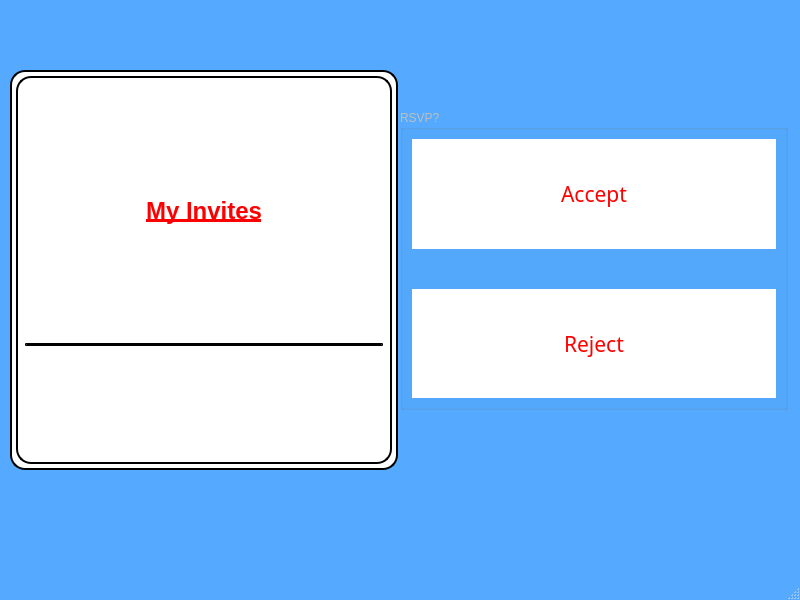
<?xml version="1.0" encoding="UTF-8"?>
<ui version="4.0">
 <class>MainWindow</class>
 <widget class="QMainWindow" name="MainWindow">
  <property name="geometry">
   <rect>
    <x>0</x>
    <y>0</y>
    <width>800</width>
    <height>600</height>
   </rect>
  </property>
  <property name="palette">
   <palette>
    <active>
     <colorrole role="Base">
      <brush brushstyle="SolidPattern">
       <color alpha="255">
        <red>85</red>
        <green>170</green>
        <blue>255</blue>
       </color>
      </brush>
     </colorrole>
     <colorrole role="Window">
      <brush brushstyle="SolidPattern">
       <color alpha="255">
        <red>85</red>
        <green>170</green>
        <blue>255</blue>
       </color>
      </brush>
     </colorrole>
    </active>
    <inactive>
     <colorrole role="Base">
      <brush brushstyle="SolidPattern">
       <color alpha="255">
        <red>85</red>
        <green>170</green>
        <blue>255</blue>
       </color>
      </brush>
     </colorrole>
     <colorrole role="Window">
      <brush brushstyle="SolidPattern">
       <color alpha="255">
        <red>85</red>
        <green>170</green>
        <blue>255</blue>
       </color>
      </brush>
     </colorrole>
    </inactive>
    <disabled>
     <colorrole role="Base">
      <brush brushstyle="SolidPattern">
       <color alpha="255">
        <red>85</red>
        <green>170</green>
        <blue>255</blue>
       </color>
      </brush>
     </colorrole>
     <colorrole role="Window">
      <brush brushstyle="SolidPattern">
       <color alpha="255">
        <red>85</red>
        <green>170</green>
        <blue>255</blue>
       </color>
      </brush>
     </colorrole>
    </disabled>
   </palette>
  </property>
  <property name="windowTitle">
   <string>MainWindow</string>
  </property>
  <widget class="QWidget" name="centralwidget">
   <widget class="QScrollArea" name="myEvents">
    <property name="enabled">
     <bool>true</bool>
    </property>
    <property name="geometry">
     <rect>
      <x>10</x>
      <y>70</y>
      <width>388</width>
      <height>400</height>
     </rect>
    </property>
    <property name="sizePolicy">
     <sizepolicy hsizetype="Expanding" vsizetype="Fixed">
      <horstretch>0</horstretch>
      <verstretch>0</verstretch>
     </sizepolicy>
    </property>
    <property name="minimumSize">
     <size>
      <width>0</width>
      <height>400</height>
     </size>
    </property>
    <property name="baseSize">
     <size>
      <width>0</width>
      <height>400</height>
     </size>
    </property>
    <property name="palette">
     <palette>
      <active>
       <colorrole role="Button">
        <brush brushstyle="SolidPattern">
         <color alpha="255">
          <red>255</red>
          <green>255</green>
          <blue>255</blue>
         </color>
        </brush>
       </colorrole>
       <colorrole role="Base">
        <brush brushstyle="SolidPattern">
         <color alpha="255">
          <red>255</red>
          <green>255</green>
          <blue>255</blue>
         </color>
        </brush>
       </colorrole>
       <colorrole role="Window">
        <brush brushstyle="SolidPattern">
         <color alpha="255">
          <red>255</red>
          <green>255</green>
          <blue>255</blue>
         </color>
        </brush>
       </colorrole>
      </active>
      <inactive>
       <colorrole role="Button">
        <brush brushstyle="SolidPattern">
         <color alpha="255">
          <red>255</red>
          <green>255</green>
          <blue>255</blue>
         </color>
        </brush>
       </colorrole>
       <colorrole role="Base">
        <brush brushstyle="SolidPattern">
         <color alpha="255">
          <red>255</red>
          <green>255</green>
          <blue>255</blue>
         </color>
        </brush>
       </colorrole>
       <colorrole role="Window">
        <brush brushstyle="SolidPattern">
         <color alpha="255">
          <red>255</red>
          <green>255</green>
          <blue>255</blue>
         </color>
        </brush>
       </colorrole>
      </inactive>
      <disabled>
       <colorrole role="Button">
        <brush brushstyle="SolidPattern">
         <color alpha="255">
          <red>255</red>
          <green>255</green>
          <blue>255</blue>
         </color>
        </brush>
       </colorrole>
       <colorrole role="Base">
        <brush brushstyle="SolidPattern">
         <color alpha="255">
          <red>255</red>
          <green>255</green>
          <blue>255</blue>
         </color>
        </brush>
       </colorrole>
       <colorrole role="Window">
        <brush brushstyle="SolidPattern">
         <color alpha="255">
          <red>255</red>
          <green>255</green>
          <blue>255</blue>
         </color>
        </brush>
       </colorrole>
      </disabled>
     </palette>
    </property>
    <property name="autoFillBackground">
     <bool>false</bool>
    </property>
    <property name="styleSheet">
     <string notr="true">background-color: white;
border-style: outset;
border-width: 2px;
border-radius: 15px;
border-color: black;
padding: 4px;
</string>
    </property>
    <property name="widgetResizable">
     <bool>true</bool>
    </property>
    <widget class="QWidget" name="scrollAreaWidgetContents">
     <property name="geometry">
      <rect>
       <x>0</x>
       <y>0</y>
       <width>376</width>
       <height>388</height>
      </rect>
     </property>
     <layout class="QVBoxLayout" name="verticalLayout_2">
      <item>
       <widget class="QLabel" name="label_myEvents">
        <property name="enabled">
         <bool>true</bool>
        </property>
        <property name="sizePolicy">
         <sizepolicy hsizetype="Expanding" vsizetype="Fixed">
          <horstretch>0</horstretch>
          <verstretch>0</verstretch>
         </sizepolicy>
        </property>
        <property name="styleSheet">
         <string notr="true">border: 0;
color: red;
font: 24pt &quot;MV Boli&quot;;</string>
        </property>
        <property name="text">
         <string>&lt;html&gt;&lt;head/&gt;&lt;body&gt;&lt;p&gt;&lt;span style=&quot; font-size:18pt; font-weight:700; text-decoration: underline; color:#ff0000;&quot;&gt;My Invites&lt;/span&gt;&lt;/p&gt;&lt;/body&gt;&lt;/html&gt;</string>
        </property>
        <property name="alignment">
         <set>Qt::AlignmentFlag::AlignCenter</set>
        </property>
       </widget>
      </item>
      <item>
       <widget class="Line" name="line">
        <property name="enabled">
         <bool>true</bool>
        </property>
        <property name="orientation">
         <enum>Qt::Orientation::Horizontal</enum>
        </property>
       </widget>
      </item>
     </layout>
    </widget>
   </widget>
   <widget class="QGroupBox" name="groupBox">
    <property name="enabled">
     <bool>false</bool>
    </property>
    <property name="geometry">
     <rect>
      <x>400</x>
      <y>110</y>
      <width>388</width>
      <height>300</height>
     </rect>
    </property>
    <property name="sizePolicy">
     <sizepolicy hsizetype="Expanding" vsizetype="Fixed">
      <horstretch>0</horstretch>
      <verstretch>0</verstretch>
     </sizepolicy>
    </property>
    <property name="minimumSize">
     <size>
      <width>50</width>
      <height>300</height>
     </size>
    </property>
    <property name="baseSize">
     <size>
      <width>100</width>
      <height>0</height>
     </size>
    </property>
    <property name="autoFillBackground">
     <bool>false</bool>
    </property>
    <property name="styleSheet">
     <string notr="true">QGroupBox#theBox {border:0;};
border:0;</string>
    </property>
    <property name="title">
     <string>RSVP?</string>
    </property>
    <property name="alignment">
     <set>Qt::AlignmentFlag::AlignJustify|Qt::AlignmentFlag::AlignTop</set>
    </property>
    <property name="flat">
     <bool>true</bool>
    </property>
    <property name="checkable">
     <bool>false</bool>
    </property>
    <layout class="QVBoxLayout" name="verticalLayout">
     <property name="spacing">
      <number>40</number>
     </property>
     <item>
      <widget class="QPushButton" name="pushButton">
       <property name="enabled">
        <bool>false</bool>
       </property>
       <property name="sizePolicy">
        <sizepolicy hsizetype="Expanding" vsizetype="Expanding">
         <horstretch>0</horstretch>
         <verstretch>0</verstretch>
        </sizepolicy>
       </property>
       <property name="baseSize">
        <size>
         <width>100</width>
         <height>100</height>
        </size>
       </property>
       <property name="font">
        <font>
         <family>MV Boli</family>
         <pointsize>16</pointsize>
         <italic>false</italic>
         <bold>false</bold>
        </font>
       </property>
       <property name="focusPolicy">
        <enum>Qt::FocusPolicy::StrongFocus</enum>
       </property>
       <property name="styleSheet">
        <string notr="true">QPushButton {
border: 10;
border-radius: 56;
border-color: grey;
color: red;
font: 16pt &quot;MV Boli&quot;;
background: white;
}
QPushButton:hover {
            background: rgb(0, 0, 127);
}</string>
       </property>
       <property name="text">
        <string>Accept</string>
       </property>
       <property name="autoDefault">
        <bool>false</bool>
       </property>
       <property name="default">
        <bool>false</bool>
       </property>
       <property name="flat">
        <bool>false</bool>
       </property>
      </widget>
     </item>
     <item>
      <widget class="QPushButton" name="pushButton_2">
       <property name="enabled">
        <bool>false</bool>
       </property>
       <property name="sizePolicy">
        <sizepolicy hsizetype="Expanding" vsizetype="Expanding">
         <horstretch>0</horstretch>
         <verstretch>0</verstretch>
        </sizepolicy>
       </property>
       <property name="font">
        <font>
         <family>MV Boli</family>
         <pointsize>16</pointsize>
         <italic>false</italic>
         <bold>false</bold>
        </font>
       </property>
       <property name="styleSheet">
        <string notr="true">QPushButton {
border: 10;
border-radius: 56;
border-color: grey;
color: red;
font: 16pt &quot;MV Boli&quot;;
background: white;
}
QPushButton:hover {
            background: rgb(0, 0, 127);
}</string>
       </property>
       <property name="text">
        <string>Reject</string>
       </property>
      </widget>
     </item>
    </layout>
   </widget>
  </widget>
  <widget class="QMenuBar" name="menubar">
   <property name="geometry">
    <rect>
     <x>0</x>
     <y>0</y>
     <width>800</width>
     <height>33</height>
    </rect>
   </property>
  </widget>
  <widget class="QStatusBar" name="statusbar"/>
 </widget>
 <resources/>
 <connections/>
</ui>
